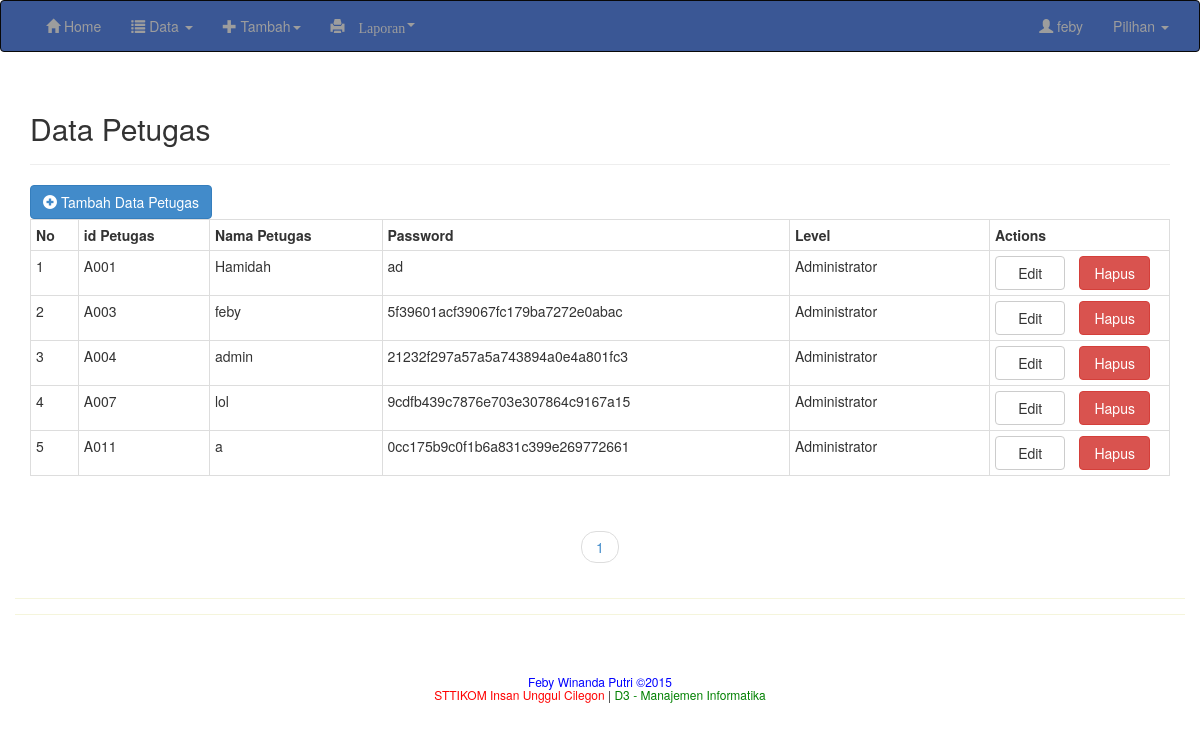
The page /admin/petugas/index.php (signed in) on the database its author committed.
### tables this page shows
CREATE TABLE IF NOT EXISTS `tbl_petugas` (
  `id_petugas` char(11) NOT NULL,
  `nama_petugas` varchar(50) DEFAULT NULL,
  `password` varchar(50) DEFAULT NULL,
  `level` varchar(5) DEFAULT NULL
);

### objek/petugas.php (called while the page is built, shortened)
<?php
	class petugas
	{
private $connect;
private $table_name = "tbl_petugas";
public function __construct($db) { $this->connect = $db; }
		function readAll($from_record_num, $records_per_page){
		    $query = "SELECT * FROM " . $this->table_name . " ORDER BY id_petugas ASC LIMIT {$from_record_num}, {$records_per_page}";
		    $statement = $this->connect->prepare( $query );
		    $statement->execute();
		    return $statement;
		}
public function countAll(){
		    $query = "SELECT 1 FROM " . $this->table_name;
		    $statement = $this->connect->prepare( $query );
		    $statement->execute();
		    $num = $statement->rowCount();
			return $num;
		}
	}
?>

### admin/petugas/index.php (the view, shortened to what this page needs)
<?php
	$cetak=($_SESSION['login_user']);
	$path = $_SERVER['DOCUMENT_ROOT'];
	if($_SESSION['login_user'] != null) {
		include_once $path . '/config/database.php';
		$database = new database();
		$db = $database->getConnection();
		include_once $path . '/admin/header.php';
		$page = isset($_GET['page']) ? $_GET['page'] : 1;
		$records_per_page = 100;
		$from_record_num = ($records_per_page * $page) - $records_per_page;
		include_once $_SERVER['DOCUMENT_ROOT'] . '/objek/petugas.php';
		$users = new petugas($db);
		$statement = $users->readAll($from_record_num, $records_per_page);
		$num = $statement->rowCount();
		echo "<div class='container'>";
			echo "<div class='page-header '>";
			echo "<h2>Data Petugas</h2>";
			echo "</div>";
		echo "<div class='right-button-margin'>";
	   	echo "<a href='insert.php' class='btn btn-primary pull-left'><i class='glyphicon glyphicon-plus-sign'></i> Tambah Data Petugas</a>";
		echo "</div>";
			echo "<div class='row'>";
if($num>0){
			echo "<table class='table table-hover table-condensed table-bordered'>";
					echo "<tr>";
					echo "<th>No</th>";
					echo "<th>id Petugas</th>";
					echo "<th>Nama Petugas</th>";
					echo "<th>Password</th>";
					echo "<th>Level</th>";
					echo "<th>Actions</th>";
				echo "</tr>";
				$no = 0;
				while ($row = $statement->fetch(PDO::FETCH_ASSOC)){
					extract($row);
					echo "<tr>";
					$no = $no + 1;
					echo "<td>{$no}</td>";
					echo "<td>{$id_petugas}</td>";
					echo "<td>{$nama_petugas}</td>";
					echo "<td>{$password}</td>";
					echo "<td style='width:200px;'>";
						if($level > 0)
							echo "Administrator";
						else
							echo "User";
						echo "</td>";
						echo "<td style='width:180px;'>";
							echo "<a href='update.php?id={$id_petugas}' class='btn btn-default col-sm-5'>Edit</a>";
							echo "<a kode='{$id_petugas}' class='btn btn-danger delete-object col-sm-5 col-sm-offset-1'>Hapus</a>";
						echo "</td>";
					echo "</tr>";
					}
			echo "</table>";
				echo "<div class='row text-center'>";
				include_once 'paging.php';
				echo "</div>";
			echo "</div>";
			echo "</div>";
		}
		else {
			echo "<div>Data Tidak Ada</div>";
		}
		include_once $path . '/admin/footer.php';
	}
	else {
		header("location:/admin/error.php");
	}
?>

### admin/header.php (shortened to what this page needs)
<!DOCTYPE html>
<html lang="en">
<head>
  <link href="/css/bootstrap.min.css" rel="stylesheet">
  <link href="/css/mystyle.css" rel="stylesheet">
</head>
<body>
	<nav class="navbar navbar-inverse" role="navigation">
    <div class="container-fluid">
			<div class="collapse navbar-collapse" id="menuUtama">
			  <ul class="nav navbar-nav">
				<li class=""><a href="/admin/home.php">
				<span class="glyphicon glyphicon-home"></span> Home</a></li>
				<li class="dropdown">
				  <a href="#" class="dropdown-toggle" data-toggle="dropdown" role="button"><span class="glyphicon glyphicon-list"></span> Data <span class="caret"></span></a>
				</li>
				<li class="dropdown">
				  <a href="#" class="dropdown-toggle" data-toggle="dropdown" role="button"><span class="glyphicon glyphicon-plus"></span> Tambah<span class="caret"></span></a>
				</li>
				<li class="dropdown">
				  <a href="#" class="dropdown-toggle" data-toggle="dropdown" role="button"><span class="glyphicon glyphicon-print"> Laporan<span class="caret"></span></a>
				</li>
			  </ul>
			  <ul class="nav navbar-nav navbar-right">
				<p class="navbar-text" role="button"> <span class="glyphicon glyphicon-user"></span>
				<?php
				echo $cetak;
				?>
				</p>
				<li class="dropdown">
				  <a href="#" class="dropdown-toggle" data-toggle="dropdown" role="button">Pilihan <span class="caret"></span></a>
				</li>
			  </ul>
			</div>
    </div>
</nav>
</body>
</html>

### admin/petugas/paging.php (shortened to what this page needs)
<?php
	$page_dom = "/admin/petugas/";
	echo "<ul class='pager pager-lg'>";
	$total_rows = $users->countAll();
	$total_pages = ceil($total_rows / $records_per_page);
	$range = 2;
	$initial_num = $page - $range;
	$condition_limit_num = ($page + $range)  + 1;
	for ($x=$initial_num; $x<$condition_limit_num; $x++) {
	    if (($x > 0) && ($x <= $total_pages)) {
	        if ($x == $page) { echo "<li class='active'><a href='#'>$x <span class='sr-only'>(current)</span></a></li>"; }
	        else { echo "<li><a href='{$page_dom}?page=$x'>$x</a></li>"; }
		}
	}
	echo "</ul>";
?>

### admin/footer.php
<!DOCTYPE html>
<html lang="en">
<body>
	<div div id="footer-desc" class="col-md-12">
	<div style="margin-top:40px;">
		<footer style="text-align: center;"><h6><center>
            <font color="blue"> Feby Winanda Putri &copy;2015<br/></font>
            <font color="red">STTIKOM Insan Unggul Cilegon </font> |
            <font color="green">D3 - Manajemen Informatika</font></h6></center>
        </footer>
</div>
</div>
</body>
</html>

### css/mystyle.css (style rules this page uses)
.container { background:white; }
.row { background:; padding:15px; border-bottom:1px solid beige; }
.col-md-4, .col-md-12 { padding:10px; background:; }
footer { margin: 50px 0; }

### rows shown on the page
tbl_petugas: id_petugas "A001", nama_petugas "Hamidah", password "ad", level "Administrator"
tbl_petugas: id_petugas "A003", nama_petugas "feby", password "5f39601acf39067fc179ba7272e0abac", level "Administrator"
tbl_petugas: id_petugas "A004", nama_petugas "admin", password "21232f297a57a5a743894a0e4a801fc3", level "Administrator"
tbl_petugas: id_petugas "A007", nama_petugas "lol", password "9cdfb439c7876e703e307864c9167a15", level "Administrator"
tbl_petugas: id_petugas "A011", nama_petugas "a", password "0cc175b9c0f1b6a831c399e269772661", level "Administrator"

### other values the page prints
$cetak "feby"
